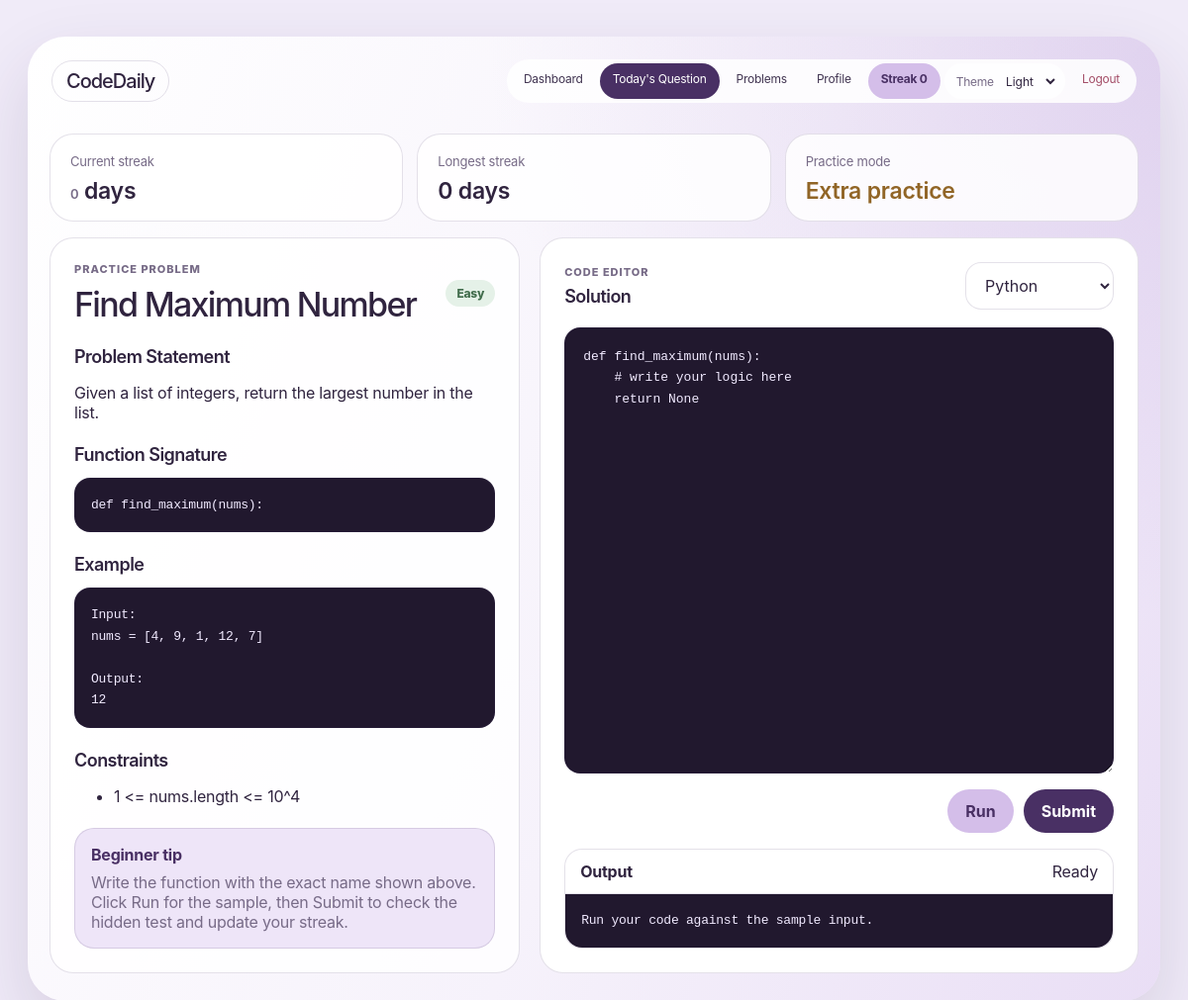
Screenshot of /problems/8 (signed in) with the database file from the repository.
### tables this page shows
CREATE TABLE questions (
                id INTEGER PRIMARY KEY AUTOINCREMENT,
                title TEXT NOT NULL,
                difficulty TEXT NOT NULL,
                description TEXT NOT NULL,
                example_input TEXT NOT NULL,
                example_output TEXT NOT NULL,
                constraints_json TEXT NOT NULL DEFAULT '[]',
                function_signature TEXT,
                hidden_input TEXT,
                hidden_output TEXT,
                source TEXT NOT NULL DEFAULT 'seed',
                created_at TEXT NOT NULL DEFAULT CURRENT_TIMESTAMP
            );

### app.py (the view)
@app.route("/problems/<int:question_id>")
@login_required
def practice_question(question_id):
    question = get_question(question_id)
    if not question:
        return redirect(url_for("problems"))
    return render_template(
        "daily_question.html",
        question=question,
        error=None,
        page_label="Practice Problem",
        stats=user_stats(session["user_id"]),
        is_daily=False,
    )

### app.py (called while the page is built)
def login_required(view):
    @wraps(view)
    def wrapped(*args, **kwargs):
        if "user_id" not in session:
            return redirect(url_for("login"))
        return view(*args, **kwargs)
    return wrapped

@app.context_processor
def inject_user():
    if not session.get("user_id"):
        return {"current_user": None, "current_stats": None}
    user = get_user(session["user_id"])
    return {"current_user": user, "current_stats": user_stats(session["user_id"])}

### database.py (called while the page is built)
def get_db():
    conn = sqlite3.connect(DATABASE)
    conn.row_factory = sqlite3.Row
    return conn

def row_to_question(row):
    if row is None:
        return None
    item = dict(row)
    item["constraints"] = json.loads(item.pop("constraints_json") or "[]")
    return item

def get_user(user_id):
    with get_db() as conn:
        return conn.execute("SELECT * FROM users WHERE id = ?", (user_id,)).fetchone()

def get_question(question_id):
    with get_db() as conn:
        row = conn.execute("SELECT * FROM questions WHERE id = ?", (question_id,)).fetchone()
    return row_to_question(row)

### templates/daily_question.html (shortened to what this page needs)
{% extends "base.html" %}
{% block content %}
{% if error %}
<section class="empty-state">
    <h1>Today's question is not available yet</h1>
    <p>{{ error }}</p>
</section>
{% else %}
<section class="daily-summary">
    <article>
        <span>Current streak</span>
        <strong><span class="js-streak-count">{{ stats.current_streak if stats else 0 }}</span> days</strong>
    </article>
    <article>
        <span>Longest streak</span>
        <strong>{{ stats.longest_streak if stats else 0 }} days</strong>
    </article>
    <article class="{{ 'done' if stats and stats.today_solved else 'pending' }}">
        <span>{{ "Daily goal" if is_daily else "Practice mode" }}</span>
        <strong class="js-today-status">{{ "Solved" if stats and stats.today_solved else ("Submit to solve" if is_daily else "Extra practice") }}</strong>
    </article>
</section>
<section class="coding-layout"
         data-question-id="{{ question.id }}"
         data-is-daily="{{ 'true' if is_daily else 'false' }}"
         data-function-signature="{{ question.function_signature or '' }}">
    <article class="problem-panel">
        <div class="problem-header">
            <div>
                <p class="eyebrow">{{ page_label or "Coding Problem" }}</p>
                <h1>{{ question.title }}</h1>
            </div>
            <span class="difficulty {{ question.difficulty|lower }}">{{ question.difficulty }}</span>
        </div>
        <h2>Problem Statement</h2>
        <p>{{ question.description }}</p>
        {% if question.function_signature %}
        <h2>Function Signature</h2>
        <pre>{{ question.function_signature }}</pre>
        {% endif %}
        <h2>Example</h2>
        <pre>Input:
{{ question.example_input }}
Output:
{{ question.example_output }}</pre>
        {% if question.constraints %}
        <h2>Constraints</h2>
        <ul>
            {% for constraint in question.constraints %}
            <li>{{ constraint }}</li>
            {% endfor %}
        </ul>
        {% endif %}
        <div class="beginner-note">
            <strong>Beginner tip</strong>
            <p>Write the function with the exact name shown above. Click Run for the sample, then Submit to check the hidden test and update your streak.</p>
        </div>
    </article>
    <article class="editor-panel">
        <div class="editor-toolbar">
            <div>
                <p class="eyebrow">Code editor</p>
                <h2>Solution</h2>
            </div>
            <select id="language" aria-label="Language">
                <option value="python">Python</option>
            </select>
        </div>
        <textarea id="source-code" class="code-editor" spellcheck="false">print("Write your solution here")</textarea>
        <div class="editor-actions">
            <button id="run-btn" class="secondary-btn" type="button">Run</button>
            <button id="submit-btn" class="primary-btn" type="button">Submit</button>
        </div>
        <div class="result-box" id="result-box">
            <div class="result-meta">
                <strong>Output</strong>
                <span id="verdict">Ready</span>
            </div>
            <pre id="output">Run your code against the sample input.</pre>
        </div>
    </article>
</section>
{% endif %}
{% endblock %}

### rows the page displays
questions: title "Find Maximum Number", difficulty "Easy", description "Given a list of integers, return the largest number in the list.", function_signature "def find_maximum(nums):", example_input "nums = [4, 9, 1, 12, 7]", example_output "12"

### other values shown
{{ current_stats.current_streak if current_stats else 0 }} "0"
{{ stats.current_streak if stats else 0 }} "0"
{{ stats.longest_streak if stats else 0 }} "0"
{{ "Daily goal" if is_daily else "Practice mode" }} "Practice mode"
{{ page_label or "Coding Problem" }} "PRACTICE PROBLEM"
{{ constraint }} "1 <= nums.length <= 10^4"
